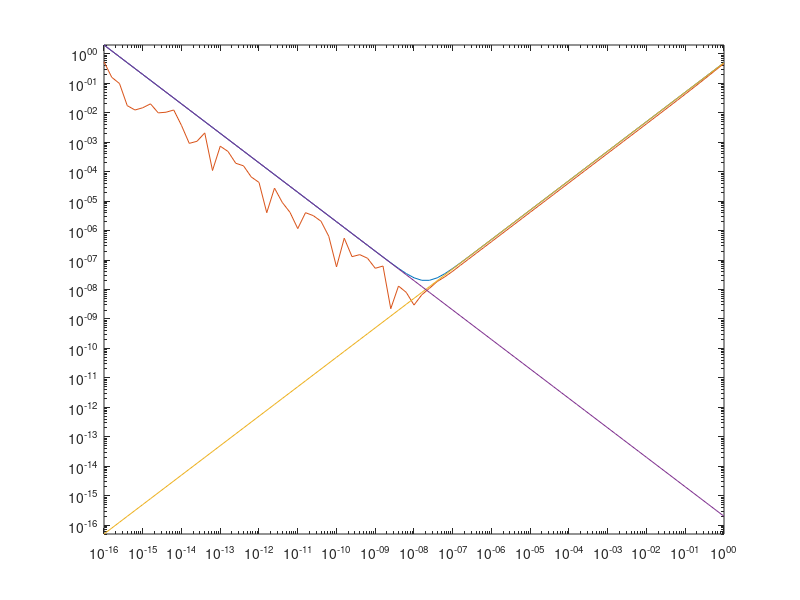

Write the MATLAB code that produced this figure.
h = 10.^(-16:0.2:0);
epsilon_limit = h./2 + 10^(-16)*2./h;
epsilon_real = abs((sin(1+h)+-sin(1))./h-cos(1));
epsilon_trunc = h./2;
epsilon_round = 10^(-16)*2./h;
loglog(h,epsilon_limit,h,epsilon_real,h,epsilon_trunc,h,epsilon_round);
axis([10.^-16,10.^0,0,2])